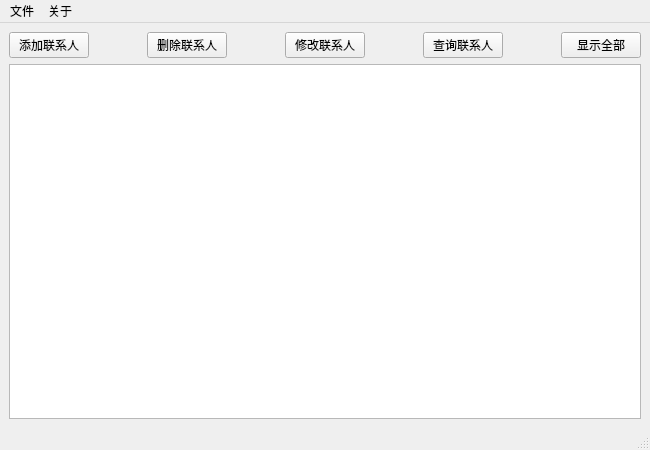
<?xml version="1.0" encoding="UTF-8"?>
<ui version="4.0">
 <class>MainWindow</class>
 <widget class="QMainWindow" name="MainWindow">
  <property name="geometry">
   <rect>
    <x>0</x>
    <y>0</y>
    <width>650</width>
    <height>450</height>
   </rect>
  </property>
  <property name="sizePolicy">
   <sizepolicy hsizetype="Preferred" vsizetype="Preferred">
    <horstretch>0</horstretch>
    <verstretch>0</verstretch>
   </sizepolicy>
  </property>
  <property name="maximumSize">
   <size>
    <width>1500</width>
    <height>1200</height>
   </size>
  </property>
  <property name="windowTitle">
   <string>通讯录管理系统</string>
  </property>
  <widget class="QWidget" name="centralwidget">
   <layout class="QVBoxLayout" name="verticalLayout">
    <item>
     <layout class="QHBoxLayout" name="horizontalLayout">
      <item>
       <widget class="QPushButton" name="pb_add">
        <property name="text">
         <string>添加联系人</string>
        </property>
       </widget>
      </item>
      <item>
       <spacer name="horizontalSpacer">
        <property name="orientation">
         <enum>Qt::Horizontal</enum>
        </property>
        <property name="sizeHint" stdset="0">
         <size>
          <width>40</width>
          <height>20</height>
         </size>
        </property>
       </spacer>
      </item>
      <item>
       <widget class="QPushButton" name="pb_clear">
        <property name="text">
         <string>删除联系人</string>
        </property>
       </widget>
      </item>
      <item>
       <spacer name="horizontalSpacer_2">
        <property name="orientation">
         <enum>Qt::Horizontal</enum>
        </property>
        <property name="sizeHint" stdset="0">
         <size>
          <width>40</width>
          <height>20</height>
         </size>
        </property>
       </spacer>
      </item>
      <item>
       <widget class="QPushButton" name="pb_change">
        <property name="text">
         <string>修改联系人</string>
        </property>
       </widget>
      </item>
      <item>
       <spacer name="horizontalSpacer_3">
        <property name="orientation">
         <enum>Qt::Horizontal</enum>
        </property>
        <property name="sizeHint" stdset="0">
         <size>
          <width>40</width>
          <height>20</height>
         </size>
        </property>
       </spacer>
      </item>
      <item>
       <widget class="QPushButton" name="pb_search">
        <property name="text">
         <string>查询联系人</string>
        </property>
       </widget>
      </item>
      <item>
       <spacer name="horizontalSpacer_4">
        <property name="orientation">
         <enum>Qt::Horizontal</enum>
        </property>
        <property name="sizeHint" stdset="0">
         <size>
          <width>40</width>
          <height>20</height>
         </size>
        </property>
       </spacer>
      </item>
      <item>
       <widget class="QPushButton" name="pb_show">
        <property name="text">
         <string>显示全部</string>
        </property>
       </widget>
      </item>
     </layout>
    </item>
    <item>
     <widget class="QTableView" name="tableView"/>
    </item>
   </layout>
  </widget>
  <widget class="QMenuBar" name="menubar">
   <property name="geometry">
    <rect>
     <x>0</x>
     <y>0</y>
     <width>650</width>
     <height>29</height>
    </rect>
   </property>
   <widget class="QMenu" name="menu_2">
    <property name="title">
     <string>文件</string>
    </property>
    <addaction name="actionnew"/>
    <addaction name="actionopen"/>
    <addaction name="actionsaveas"/>
   </widget>
   <widget class="QMenu" name="menu">
    <property name="title">
     <string>关于</string>
    </property>
    <addaction name="actionabout"/>
   </widget>
   <addaction name="menu_2"/>
   <addaction name="menu"/>
  </widget>
  <widget class="QStatusBar" name="statusbar"/>
  <action name="actionopen">
   <property name="text">
    <string>打开</string>
   </property>
  </action>
  <action name="actionsaveas">
   <property name="text">
    <string>另存为</string>
   </property>
  </action>
  <action name="actionnew">
   <property name="text">
    <string>新建</string>
   </property>
  </action>
  <action name="actionabout">
   <property name="text">
    <string>关于</string>
   </property>
  </action>
 </widget>
 <resources/>
 <connections/>
</ui>
